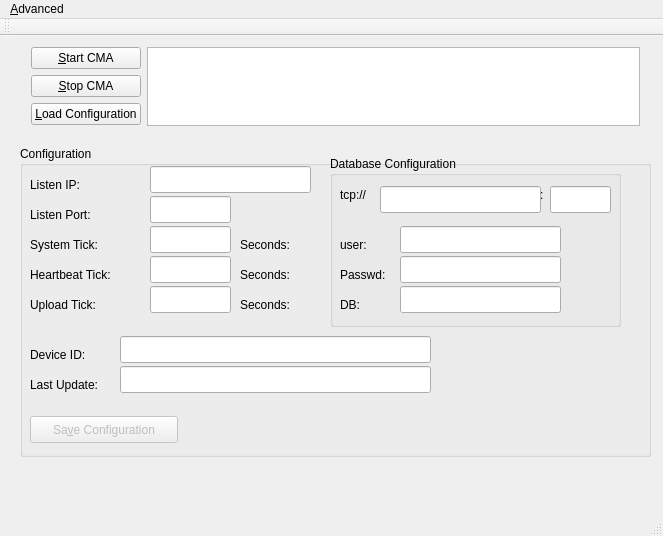
<?xml version="1.0" encoding="UTF-8"?>
<ui version="4.0">
 <class>MainWindow</class>
 <widget class="QMainWindow" name="MainWindow">
  <property name="geometry">
   <rect>
    <x>0</x>
    <y>0</y>
    <width>663</width>
    <height>536</height>
   </rect>
  </property>
  <property name="windowTitle">
   <string>MainWindow</string>
  </property>
  <widget class="QWidget" name="centralWidget">
   <widget class="QGroupBox" name="groupBox">
    <property name="geometry">
     <rect>
      <x>20</x>
      <y>110</y>
      <width>631</width>
      <height>311</height>
     </rect>
    </property>
    <property name="title">
     <string>Configuration</string>
    </property>
    <widget class="QLabel" name="label">
     <property name="geometry">
      <rect>
       <x>10</x>
       <y>30</y>
       <width>66</width>
       <height>17</height>
      </rect>
     </property>
     <property name="text">
      <string>Listen IP:</string>
     </property>
    </widget>
    <widget class="QLabel" name="label_2">
     <property name="geometry">
      <rect>
       <x>10</x>
       <y>60</y>
       <width>91</width>
       <height>17</height>
      </rect>
     </property>
     <property name="text">
      <string>Listen Port:</string>
     </property>
    </widget>
    <widget class="QLineEdit" name="le_listenIP">
     <property name="geometry">
      <rect>
       <x>130</x>
       <y>20</y>
       <width>161</width>
       <height>27</height>
      </rect>
     </property>
    </widget>
    <widget class="QLineEdit" name="le_listenport">
     <property name="geometry">
      <rect>
       <x>130</x>
       <y>50</y>
       <width>81</width>
       <height>27</height>
      </rect>
     </property>
    </widget>
    <widget class="QLabel" name="label_3">
     <property name="geometry">
      <rect>
       <x>10</x>
       <y>90</y>
       <width>91</width>
       <height>17</height>
      </rect>
     </property>
     <property name="text">
      <string>System Tick:</string>
     </property>
    </widget>
    <widget class="QLineEdit" name="le_systemtick">
     <property name="geometry">
      <rect>
       <x>130</x>
       <y>80</y>
       <width>81</width>
       <height>27</height>
      </rect>
     </property>
    </widget>
    <widget class="QLabel" name="label_4">
     <property name="geometry">
      <rect>
       <x>220</x>
       <y>90</y>
       <width>71</width>
       <height>17</height>
      </rect>
     </property>
     <property name="text">
      <string>Seconds:</string>
     </property>
    </widget>
    <widget class="QLabel" name="label_5">
     <property name="geometry">
      <rect>
       <x>10</x>
       <y>120</y>
       <width>111</width>
       <height>17</height>
      </rect>
     </property>
     <property name="text">
      <string>Heartbeat Tick:</string>
     </property>
    </widget>
    <widget class="QLabel" name="label_6">
     <property name="geometry">
      <rect>
       <x>220</x>
       <y>120</y>
       <width>71</width>
       <height>17</height>
      </rect>
     </property>
     <property name="text">
      <string>Seconds:</string>
     </property>
    </widget>
    <widget class="QLineEdit" name="le_heartbeattick">
     <property name="geometry">
      <rect>
       <x>130</x>
       <y>110</y>
       <width>81</width>
       <height>27</height>
      </rect>
     </property>
    </widget>
    <widget class="QLabel" name="label_7">
     <property name="geometry">
      <rect>
       <x>220</x>
       <y>150</y>
       <width>71</width>
       <height>17</height>
      </rect>
     </property>
     <property name="text">
      <string>Seconds:</string>
     </property>
    </widget>
    <widget class="QLabel" name="label_8">
     <property name="geometry">
      <rect>
       <x>10</x>
       <y>150</y>
       <width>111</width>
       <height>17</height>
      </rect>
     </property>
     <property name="text">
      <string>Upload Tick:</string>
     </property>
    </widget>
    <widget class="QLineEdit" name="le_uploadtick">
     <property name="geometry">
      <rect>
       <x>130</x>
       <y>140</y>
       <width>81</width>
       <height>27</height>
      </rect>
     </property>
    </widget>
    <widget class="QGroupBox" name="groupBox_2">
     <property name="geometry">
      <rect>
       <x>310</x>
       <y>10</y>
       <width>291</width>
       <height>171</height>
      </rect>
     </property>
     <property name="title">
      <string>Database Configuration</string>
     </property>
     <widget class="QLabel" name="label_10">
      <property name="geometry">
       <rect>
        <x>10</x>
        <y>30</y>
        <width>51</width>
        <height>17</height>
       </rect>
      </property>
      <property name="text">
       <string>tcp://</string>
      </property>
     </widget>
     <widget class="QLineEdit" name="le_db_path">
      <property name="geometry">
       <rect>
        <x>50</x>
        <y>30</y>
        <width>161</width>
        <height>27</height>
       </rect>
      </property>
     </widget>
     <widget class="QLineEdit" name="le_db_port">
      <property name="geometry">
       <rect>
        <x>220</x>
        <y>30</y>
        <width>61</width>
        <height>27</height>
       </rect>
      </property>
     </widget>
     <widget class="QLabel" name="label_11">
      <property name="geometry">
       <rect>
        <x>210</x>
        <y>30</y>
        <width>16</width>
        <height>17</height>
       </rect>
      </property>
      <property name="text">
       <string>:</string>
      </property>
     </widget>
     <widget class="QLabel" name="label_12">
      <property name="geometry">
       <rect>
        <x>10</x>
        <y>80</y>
        <width>51</width>
        <height>17</height>
       </rect>
      </property>
      <property name="text">
       <string>user:</string>
      </property>
     </widget>
     <widget class="QLineEdit" name="le_db_user">
      <property name="geometry">
       <rect>
        <x>70</x>
        <y>70</y>
        <width>161</width>
        <height>27</height>
       </rect>
      </property>
     </widget>
     <widget class="QLabel" name="label_13">
      <property name="geometry">
       <rect>
        <x>10</x>
        <y>110</y>
        <width>51</width>
        <height>17</height>
       </rect>
      </property>
      <property name="text">
       <string>Passwd:</string>
      </property>
     </widget>
     <widget class="QLineEdit" name="le_db_passwd">
      <property name="geometry">
       <rect>
        <x>70</x>
        <y>100</y>
        <width>161</width>
        <height>27</height>
       </rect>
      </property>
     </widget>
     <widget class="QLabel" name="label_14">
      <property name="geometry">
       <rect>
        <x>10</x>
        <y>140</y>
        <width>41</width>
        <height>17</height>
       </rect>
      </property>
      <property name="text">
       <string>DB:</string>
      </property>
     </widget>
     <widget class="QLineEdit" name="le_dbname">
      <property name="geometry">
       <rect>
        <x>70</x>
        <y>130</y>
        <width>161</width>
        <height>27</height>
       </rect>
      </property>
     </widget>
    </widget>
    <widget class="QLabel" name="label_9">
     <property name="geometry">
      <rect>
       <x>10</x>
       <y>200</y>
       <width>81</width>
       <height>17</height>
      </rect>
     </property>
     <property name="text">
      <string>Device ID:</string>
     </property>
    </widget>
    <widget class="QLineEdit" name="le_deviceid">
     <property name="geometry">
      <rect>
       <x>100</x>
       <y>190</y>
       <width>311</width>
       <height>27</height>
      </rect>
     </property>
    </widget>
    <widget class="QLabel" name="label_15">
     <property name="geometry">
      <rect>
       <x>10</x>
       <y>230</y>
       <width>91</width>
       <height>17</height>
      </rect>
     </property>
     <property name="text">
      <string>Last Update:</string>
     </property>
    </widget>
    <widget class="QLineEdit" name="le_lastupdate">
     <property name="geometry">
      <rect>
       <x>100</x>
       <y>220</y>
       <width>311</width>
       <height>27</height>
      </rect>
     </property>
    </widget>
    <widget class="QPushButton" name="pb_save_conf">
     <property name="enabled">
      <bool>false</bool>
     </property>
     <property name="geometry">
      <rect>
       <x>10</x>
       <y>270</y>
       <width>148</width>
       <height>27</height>
      </rect>
     </property>
     <property name="text">
      <string>Sa&amp;ve Configuration</string>
     </property>
    </widget>
   </widget>
   <widget class="QWidget" name="">
    <property name="geometry">
     <rect>
      <x>20</x>
      <y>0</y>
      <width>631</width>
      <height>101</height>
     </rect>
    </property>
    <layout class="QHBoxLayout" name="horizontalLayout">
     <item>
      <layout class="QVBoxLayout" name="verticalLayout">
       <item>
        <widget class="QPushButton" name="pb_start_cma">
         <property name="text">
          <string>&amp;Start CMA</string>
         </property>
        </widget>
       </item>
       <item>
        <widget class="QPushButton" name="pb_stop_cma">
         <property name="text">
          <string>&amp;Stop CMA</string>
         </property>
        </widget>
       </item>
       <item>
        <widget class="QPushButton" name="pb_load_conf">
         <property name="text">
          <string>&amp;Load Configuration</string>
         </property>
        </widget>
       </item>
      </layout>
     </item>
     <item>
      <widget class="QTextEdit" name="te_log"/>
     </item>
    </layout>
   </widget>
  </widget>
  <widget class="QMenuBar" name="menuBar">
   <property name="geometry">
    <rect>
     <x>0</x>
     <y>0</y>
     <width>663</width>
     <height>25</height>
    </rect>
   </property>
   <widget class="QMenu" name="menu_Advanced">
    <property name="title">
     <string>&amp;Advanced</string>
    </property>
   </widget>
   <addaction name="menu_Advanced"/>
  </widget>
  <widget class="QToolBar" name="mainToolBar">
   <attribute name="toolBarArea">
    <enum>TopToolBarArea</enum>
   </attribute>
   <attribute name="toolBarBreak">
    <bool>false</bool>
   </attribute>
  </widget>
  <widget class="QStatusBar" name="statusBar"/>
  <action name="actionCmd">
   <property name="text">
    <string>cmd</string>
   </property>
   <property name="iconVisibleInMenu">
    <bool>true</bool>
   </property>
  </action>
 </widget>
 <layoutdefault spacing="6" margin="11"/>
 <resources/>
 <connections/>
</ui>
